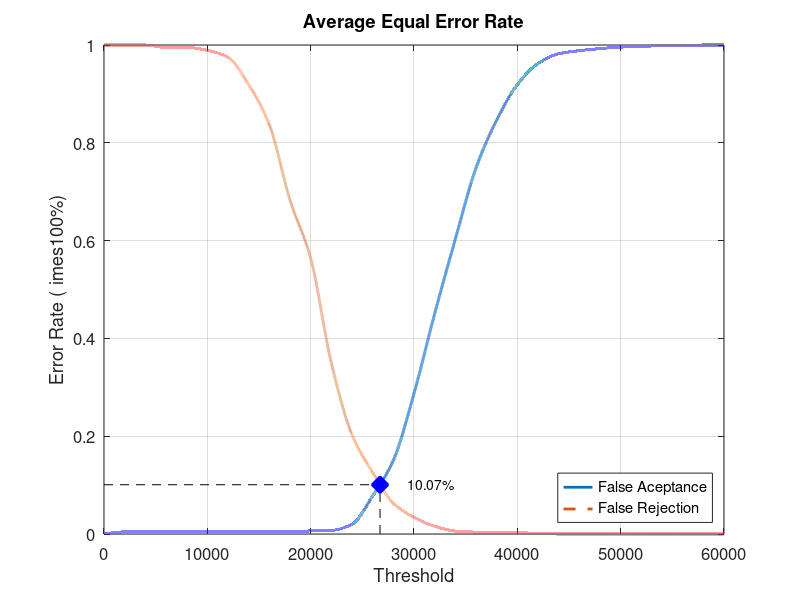
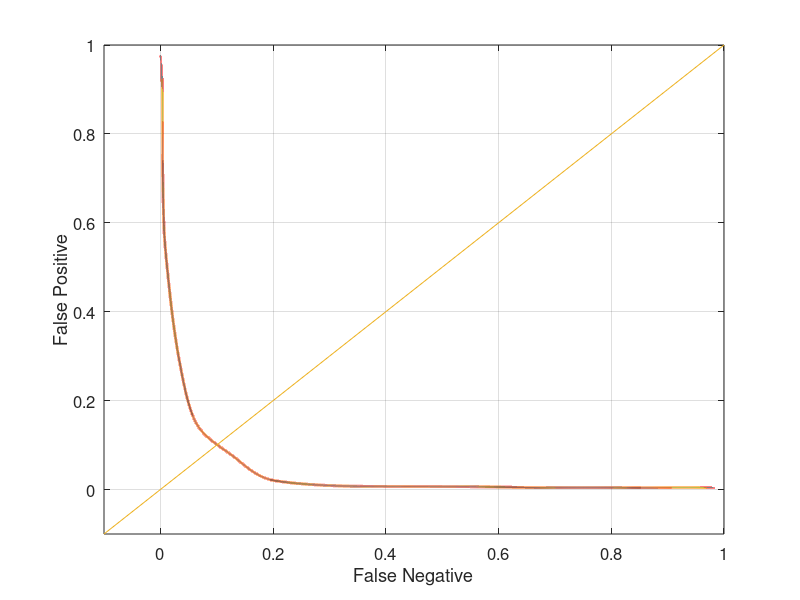

These charts were generated, in order, by the following MATLAB code:
close all;
clear;
clc;
x = 0:2000:60000;
xq = 0:0.5:60000;

y0 = [0 0.00421053 0.00421053 0.00421053 0.00421053 0.00421053 0.00421053 0.00421053 0.00421053 0.00421053 0.00631579 0.00736842 0.02 0.0778947 0.150526 0.287368 0.450526 0.603158 0.748421 0.846316 0.918947 0.962105 0.982105 0.988421 0.992632 0.99579 0.996842 0.998947 0.998947 1 1]
yy0 = interp1(x, y0, xq, 'pchip');
y1 = [1 1 1 0.995 0.995 0.989 0.975 0.919 0.837 0.683 0.564 0.35 0.203 0.126 0.063 0.034 0.016 0.006 0.004 0.004 0.003 0.001 0 0 0 0 0 0 0 0 0]
yy1 = interp1(x, y1, xq, 'pchip');

% Calculating EER: 
y2 = abs(y0 - y1);
find(y2 == min(y2))
yy2 = abs(yy0 - yy1);
xEER = find(yy2 == min(yy2));
xEERIndex = xq(xEER) % X-axis EER
yEER = yy0(xEER) % Y-axis EER

main = figure
plot(xq, yy0,'-','LineWidth', 2);	hold on
plot(xq, yy1,'--','LineWidth', 2);	hold on
plot([xEERIndex xEERIndex], [0 yEER], 'k--');	hold on
plot([0 xEERIndex], [yEER yEER], 'k--');	hold on
plot(xEERIndex, yEER, 'bx', 'LineWidth', 10);	hold on
text(xEERIndex + 10 * xEERIndex / 100, yEER, [num2str(round((10000 * yEER)) / 100) '%'])
legend('False Aceptance', 'False Rejection', 'Location', 'SouthEast')
xlabel('Threshold')
ylabel('Error Rate (	imes100%)')
title('Average Equal Error Rate')
set(gca, 'FontSize', 12)
axis([0 60000 0 1])
grid on

print(main, 'Database3AverageMain', '-dpng');
FNRxFPR = figure('Color', [1 1 1]);
plot(yy1, yy0, '-', yy1, yy0, 'LineWidth', 2);
hold on
y = -0.1:0.1:1
plot(y, y); 
set(gca, 'FontSize', 12)
xlabel('False Negative')
ylabel('False Positive')
axis([-0.1 1 -0.1 1])
set(gca, 'FontSize', 12)
grid on

print(FNRxFPR, 'Database3AverageFNRxFPR','-dpng');
